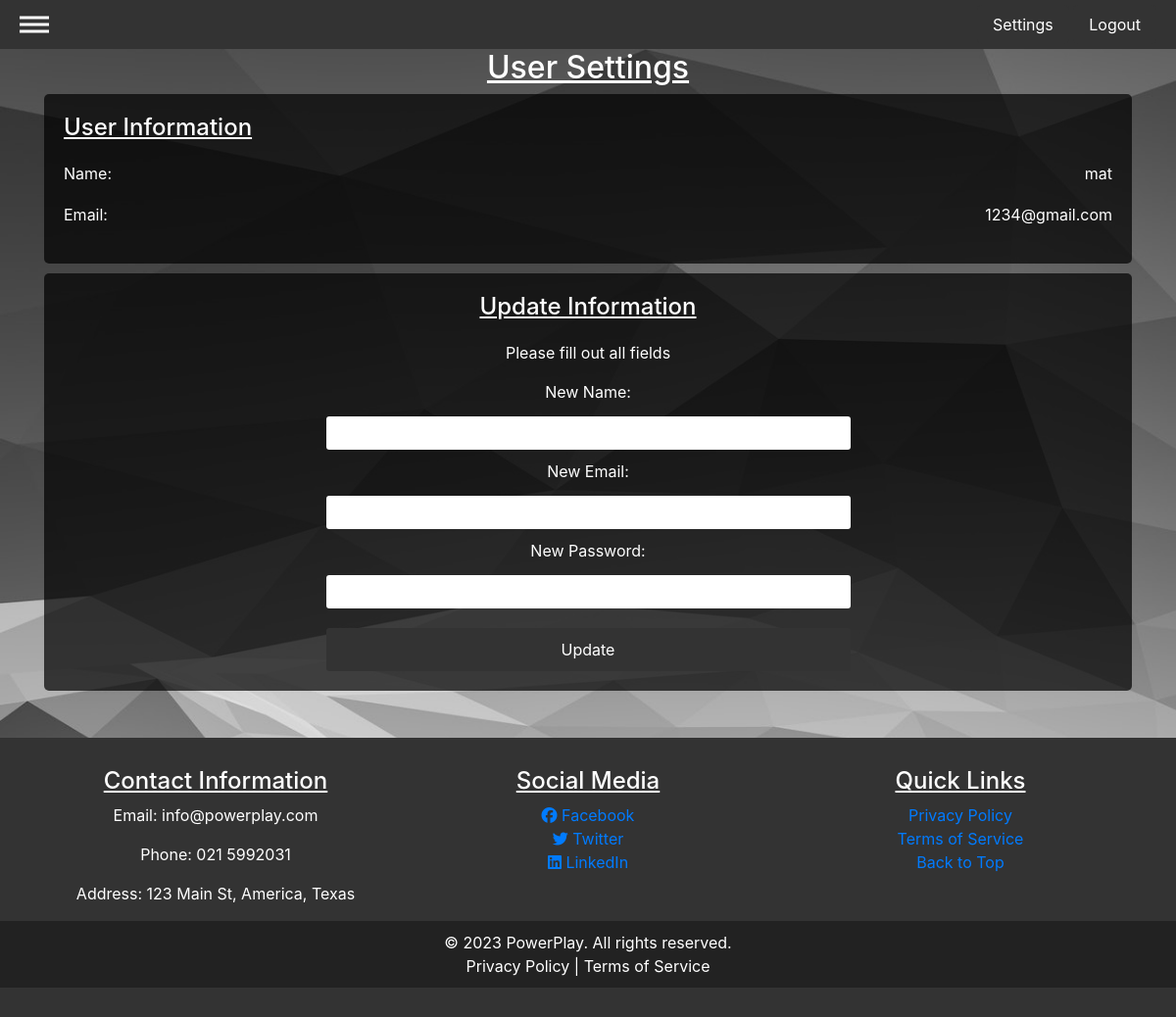
Before: /pages/settings.php (signed in) with the older database file.
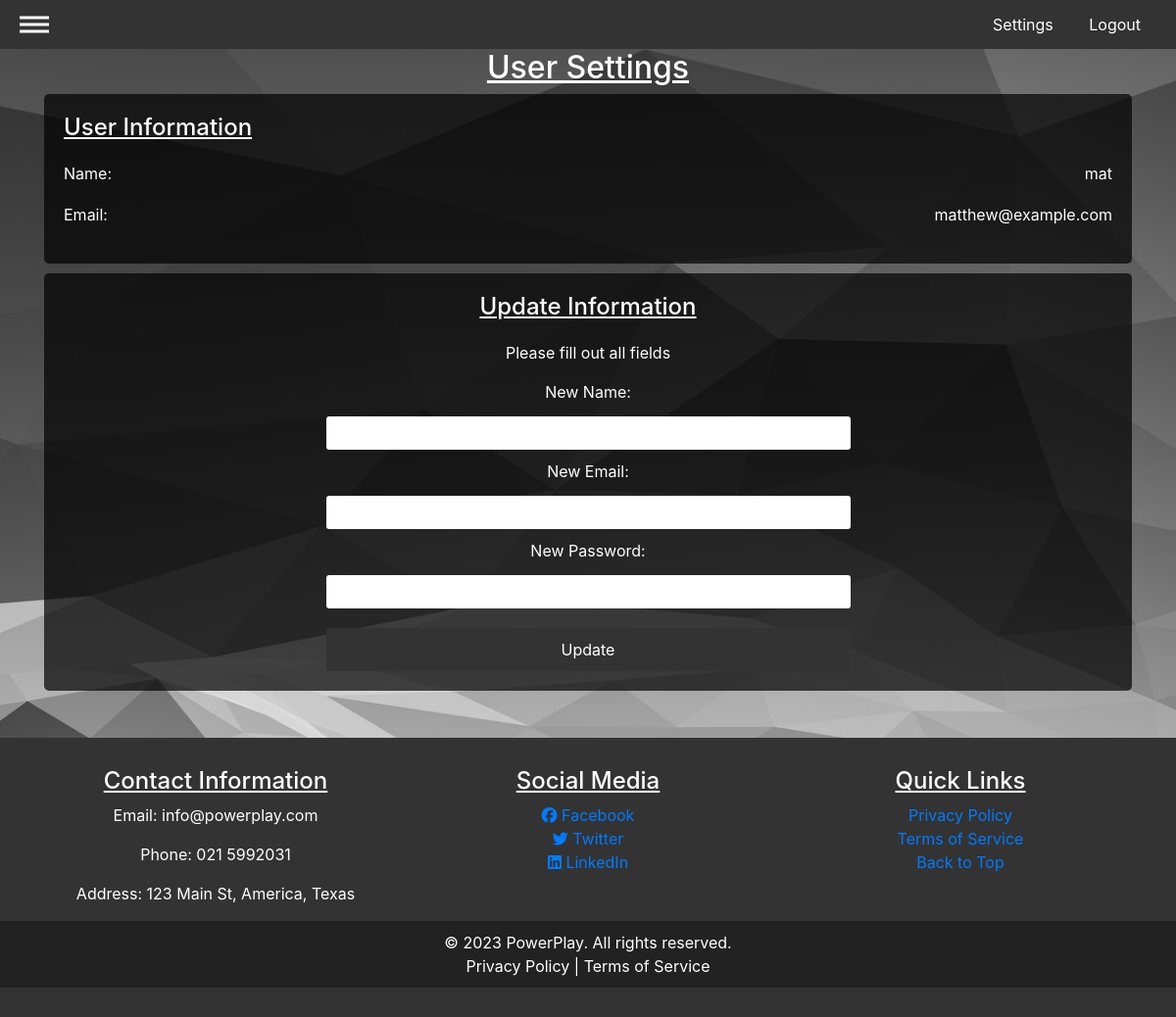
After: the same page with the newer database file.
### tables this page shows
CREATE TABLE `users` (
  `id` int(11) NOT NULL,
  `name` varchar(255) NOT NULL,
  `email` varchar(255) NOT NULL,
  `password` varchar(255) NOT NULL,
  `role` varchar(255) NOT NULL
);

### pages/settings.php (the view, shortened to what this page needs)
<?php
include_once '../include/header.php';
include_once '../include/config.php';
$userID = $_SESSION['user_id'];
$query_user_info = "SELECT * FROM users WHERE id = :user_id";
$user_info_stmt = $pdo->prepare($query_user_info);
$user_info_stmt->bindParam(':user_id', $userID, PDO::PARAM_INT);
$user_info_stmt->execute();
$user_data = $user_info_stmt->fetch(PDO::FETCH_ASSOC);
?>
<!DOCTYPE html>
<html lang="en">
<head>
    <link rel="stylesheet" type="text/css" href="../css/settings.css">
</head>
<body>
<div class="container">
    <h2>User Settings</h2>
    <div class="user-info">
        <h3>User Information</h3>
        <div class="info-item">
            <label for="name">Name:</label>
            <span><?php echo $user_data['name']; ?></span>
        </div>
        <div class="info-item">
            <label for="email">Email:</label>
            <span><?php echo $user_data['email']; ?></span>
        </div>
    </div>
</div>
        <div class="container">
            <div class="form-container">
                <h3>Update Information</h3>
                <p>Please fill out all fields</p>
                <form method="post">
                    <label for="new_name">New Name:</label>
                    <input type="text" id="new_name" name="new_name" required>
                    <br>
                    <label for="new_email">New Email:</label>
                    <input type="email" id="new_email" name="new_email" required>
                    <br>
                    <label for="new_password">New Password:</label>
                    <input type="password" id="new_password" name="new_password" required>
                    <br>
                    <button type="submit">Update</button>
                </form>
            </div>
        </div>
</body>
</html>
<?php
include_once '../include/footer.php';
?>

Changed rows visible on the page:
changed users "mat": email "1234@gmail.com" → "matthew@example.com"
